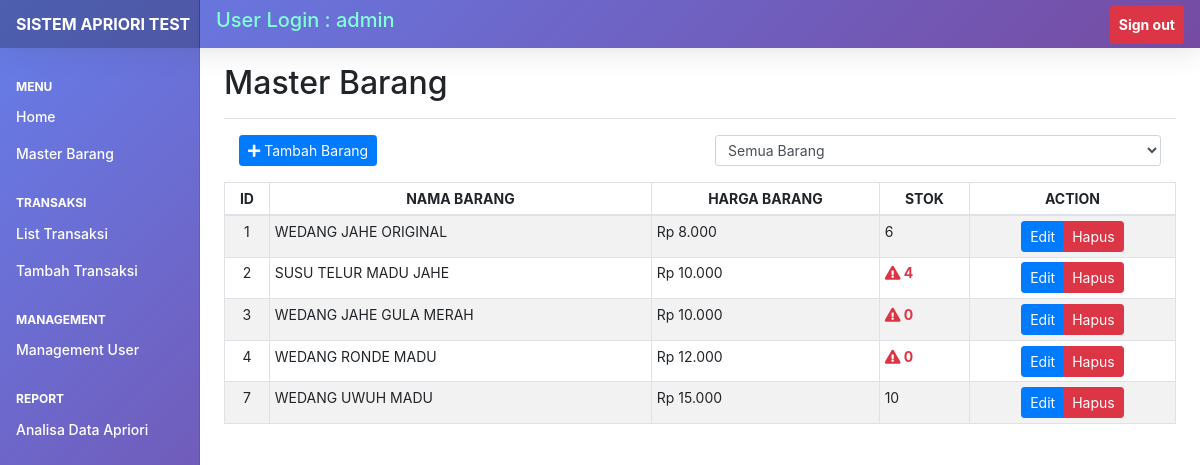
Page /masterbarang.php (signed in) on the committed database.
### tables this page shows
CREATE TABLE `master_barang` (
  `idbarang` int(10) NOT NULL AUTO_INCREMENT,
  `namabarang` varchar(200) NOT NULL,
  `stok` int(5) NOT NULL,
  `harga` int(10) NOT NULL,
  `updated_at` datetime NOT NULL,
  `updated_by` varchar(100) NOT NULL,
  PRIMARY KEY (`idbarang`)
);

### masterbarang.php (the view, shortened to what this page needs)
<?php
include_once 'db/configdb.php';
?>
<!doctype html>
<html lang="en">
<head>
  <link rel="stylesheet" href="https://cdn.jsdelivr.net/npm/bootstrap@4.6.2/dist/css/bootstrap.min.css">
  <link rel="stylesheet" href="https://cdnjs.cloudflare.com/ajax/libs/font-awesome/5.15.4/css/all.min.css">
  <link rel="stylesheet" type="text/css" href="https://cdnjs.cloudflare.com/ajax/libs/twitter-bootstrap/4.5.2/css/bootstrap.css">
  <link rel="stylesheet" type="text/css" href="https://cdn.datatables.net/2.3.2/css/dataTables.bootstrap4.css">
  <link href="assets/css/style.css" rel="stylesheet">
</head>
<body>
  <?php
  include 'header.php';
  ?>
  <div class="container-fluid">
    <div class="row">
      <?php
      include 'navbar.php';
      ?>
      <main role="main" class="col-md-9 ml-sm-auto col-lg-10 px-md-4">
        <?php
        if ($_SESSION['role'] == '1') {
          $dataBarang = '';
          $query = "SELECT * FROM master_barang";
          $result = mysqli_query($conn, $query);
          $data = [];
          while ($row = mysqli_fetch_assoc($result)) {
            $data[] = $row;
          }
          if ($data) {
            foreach ($data as $row) {
              $hargaFormatted = 'Rp ' . number_format($row['harga'], 0, ',', '.');
              $stockClass = '';
              $stockIcon = '';
              if ($row['stok'] <= 5) {
                $stockClass = 'text-danger font-weight-bold';
                $stockIcon = '<i class="fas fa-exclamation-triangle"></i> ';
              }
              $dataBarang .= "<tr>
                <td style='text-align: center;'>{$row['idbarang']}</td>
                <td>{$row['namabarang']}</td>
                <td>{$hargaFormatted}</td>
                <td class='{$stockClass}'>{$stockIcon}{$row['stok']}</td>
                <td style='text-align: center;'>
                  <div class='btn-group' role='group' aria-label='Basic example'>
                    <button type='button' class='btn btn-primary btn-sm btn-edit'
                            data-id='{$row['idbarang']}'
                            data-nama='" . htmlspecialchars($row['namabarang']) . "'
                            data-harga='" . $row['harga'] . "'
                            data-stok='" . $row['stok'] . "'
                            data-toggle='modal'
                            data-target='#editModal'>
                      Edit
                    </button>
                    <button type='button' class='btn btn-danger btn-sm' onclick='confirmDelete({$row['idbarang']}, \"" . htmlspecialchars($row['namabarang']) . "\")'>
                      Hapus
                    </button>
                  </div>
                </td>
              </tr>";
            }
          }
        ?>
          <div class="d-flex justify-content-between flex-wrap flex-md-nowrap align-items-center pt-3 pb-2 mb-3 border-bottom">
            <h1 class="h2">Master Barang</h1>
          </div>
          <div class="col-12 mb-3">
            <div class="row">
              <div class="col-md-6">
                <button type="button" class="btn btn-primary btn-sm" data-toggle="modal" data-target="#addModal">
                  <i class="fas fa-plus"></i> Tambah Barang
                </button>
              </div>
              <div class="col-md-6">
                <div class="form-group mb-0">
                  <select id="filterStok" class="form-control form-control-sm">
                    <option value="">Semua Barang</option>
                  </select>
                </div>
              </div>
            </div>
          </div>
          <div class="table-responsive">
            <table id="barangTable" class="table table-sm table-striped table-bordered">
              <thead>
                <tr>
                  <th style="text-align: center;">ID</th>
                  <th style="text-align: center;">NAMA BARANG</th>
                  <th style="text-align: center;">HARGA BARANG</th>
                  <th style="text-align: center;">STOK</th>
                  <th style="text-align: center;">ACTION</th>
                </tr>
              </thead>
              <tbody>
                <?= $dataBarang; ?>
              </tbody>
            </table>
          </div>
        <?php
        } else {
        ?>
          <div class="d-flex justify-content-between flex-wrap flex-md-nowrap align-items-center pt-3 pb-2 mb-3 border-bottom">
            <h1 class="h2">Tidak Ada Akses</h1>
          </div>
        <?php
        }
        ?>
      </main>
    </div>
  </div>
</body>
</html>

### header.php (shortened to what this page needs)
<nav class="navbar navbar-dark sticky-top bg-dark flex-md-nowrap p-0 shadow">
  <a class="navbar-brand col-md-3 col-lg-2 mr-0 px-3" href="#">SISTEM APRIORI TEST</a>
  <h5 class="w-100 mx-3" style="color:aquamarine">User Login : <?php echo $_SESSION['userid']; ?></h5>
  <ul class="navbar-nav px-3">
    <li class="nav-item text-nowrap">
      <a class="nav-link btn btn-sm btn-danger px-2 text-white" href="func/logout.php">Sign out</a>
    </li>
  </ul>
</nav>

### navbar.php (shortened to what this page needs)
<nav id="sidebarMenu" class="col-md-3 col-lg-2 d-md-block bg-light sidebar collapse">
  <div class="sidebar-sticky">
    <h6 class="sidebar-heading d-flex justify-content-between align-items-center px-3 mt-4 mb-1 text-muted">
      <span>Menu</span>
    </h6>
    <ul class="nav flex-column">
      <li class="nav-item">
        <a class="nav-link" href="home.php">
          Home <span class="sr-only">(current)</span>
        </a>
      </li>
      <?php
      if ($_SESSION['role'] == '1') {
      ?>
        <li class="nav-item">
          <a class="nav-link" href="masterbarang.php">
            Master Barang <span class="sr-only">(current)</span>
          </a>
        </li>
      <?php
      }
      ?>
      <h6 class="sidebar-heading d-flex justify-content-between align-items-center px-3 mt-4 mb-1 text-muted">
        <span>Transaksi</span>
      </h6>
      <li class="nav-item">
        <a class="nav-link" href="list_transaksi.php">
          List Transaksi <span class="sr-only">(current)</span>
        </a>
      </li>
      <li class="nav-item">
        <a class="nav-link" href="tambah_transaksi.php">
          Tambah Transaksi <span class="sr-only">(current)</span>
        </a>
      </li>
    </ul>
    <?php
    if ($_SESSION['role'] == '1') {
    ?>
      <h6 class="sidebar-heading d-flex justify-content-between align-items-center px-3 mt-4 mb-1 text-muted">
        <span>Management</span>
      </h6>
      <ul class="nav flex-column mb-2">
        <li class="nav-item">
          <a class="nav-link" href="management_user.php">
            Management User
          </a>
        </li>
      </ul>
      <h6 class="sidebar-heading d-flex justify-content-between align-items-center px-3 mt-4 mb-1 text-muted">
        <span>Report</span>
      </h6>
      <ul class="nav flex-column mb-2">
        <li class="nav-item">
          <a class="nav-link" href="analisa_data.php">
            Analisa Data Apriori
          </a>
        </li>
      </ul>
    <?php
    }
    ?>
  </div>
</nav>

### assets/css/style.css (style rules this page uses)
body { font-size: .875rem; }
.sidebar { position: fixed; top: 0; bottom: 0; left: 0; z-index: 100; padding: 48px 0 0; box-shadow: inset -1px 0 0 rgba(0, 0, 0, .1); background: linear-gradient(135deg, #667eea 0%, #764ba2 100%); }
.sidebar .nav-link { color: #ffffff !important; font-weight: bold; }
.sidebar-heading { color: #ffffff !important; font-weight: bold; }
.sidebar-sticky { position: relative; top: 0; height: calc(100vh - 48px); padding-top: .5rem; overflow-x: hidden; overflow-y: auto; }
.sidebar .nav-link { font-weight: 500; color: #333; }
.sidebar-heading { font-size: .75rem; text-transform: uppercase; }
.navbar { background: linear-gradient(135deg, #667eea 0%, #764ba2 100%) !important; }
.navbar .navbar-nav .nav-link { color: #ffffff !important; font-weight: bold; }
.navbar .navbar-brand { color: #ffffff !important; font-weight: bold; }
.navbar-brand { padding-top: .75rem; padding-bottom: .75rem; font-size: 1rem; background-color: rgba(0, 0, 0, .25); box-shadow: inset -1px 0 0 rgba(0, 0, 0, .25); }
.shadow { box-shadow: 0 0.15rem 1.75rem 0 rgba(58, 59, 69, 0.15) !important; }

### rows in the picture
master_barang: idbarang "1", namabarang "WEDANG JAHE ORIGINAL", harga "Rp 8.000", stok "6"
master_barang: idbarang "2", namabarang "SUSU TELUR MADU JAHE", harga "Rp 10.000", stok "4"
master_barang: idbarang "3", namabarang "WEDANG JAHE GULA MERAH", harga "Rp 10.000", stok "0"
master_barang: idbarang "4", namabarang "WEDANG RONDE MADU", harga "Rp 12.000", stok "0"
master_barang: idbarang "7", namabarang "WEDANG UWUH MADU", harga "Rp 15.000", stok "10"

### other values in the picture
$_SESSION['userid'] "admin"
